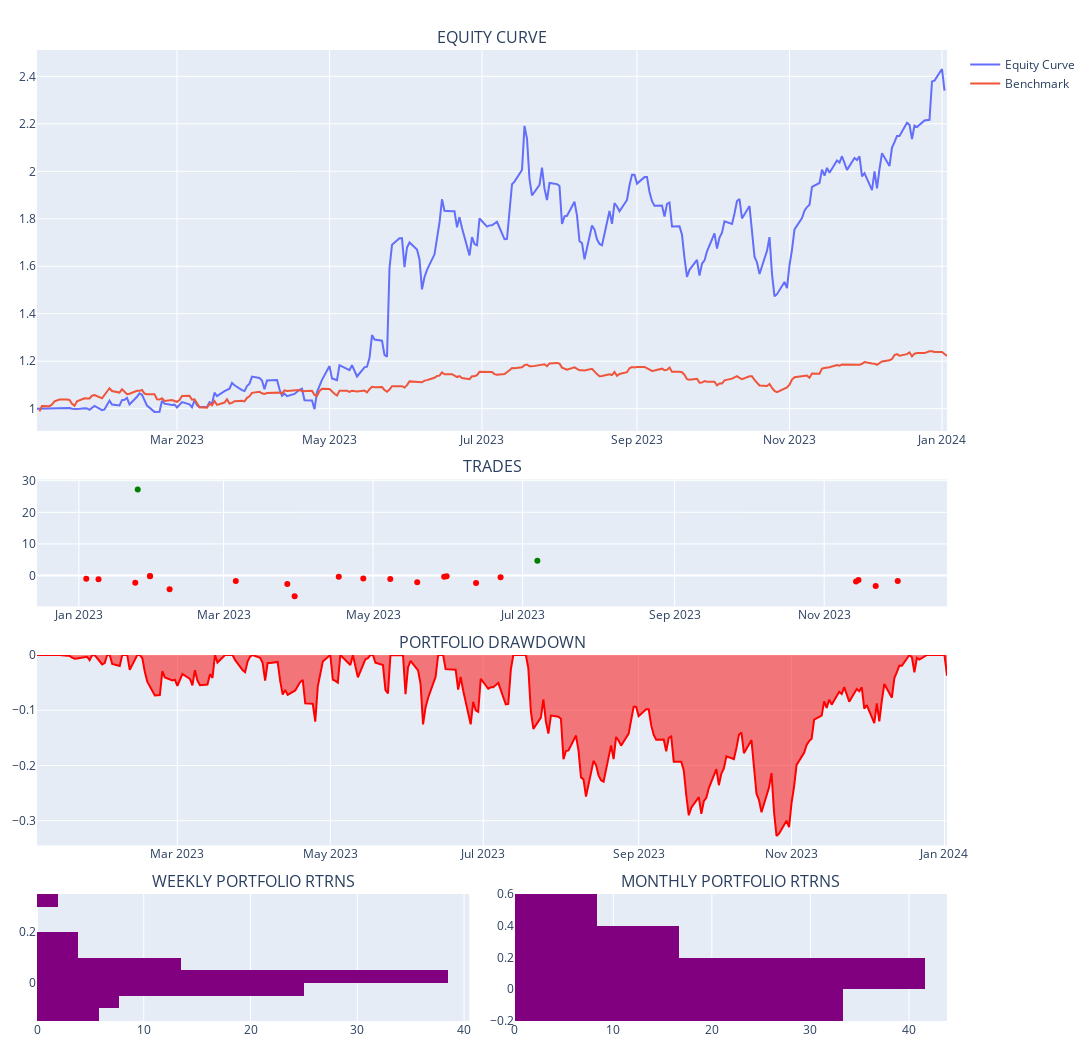

The notebook cell this image was saved under:
### Code cell
evb_backtest.portfolio.plot_portfolio()

### Figure 1 — Plotly figure (JSON) as saved in the notebook; plotly's stock layout.template omitted (floating-point values rounded to 4 significant figures; data arrays with more than 128 entries replaced by an {"elided": "..."} marker saying what was removed)
{"data": [{"name": "Equity Curve", "showlegend": true, "type": "scatter", "x": {"elided": "260 str values"}, "xaxis": "x", "y": {"elided": "260 float values"}, "yaxis": "y"}, {"name": "Benchmark", "showlegend": true, "type": "scatter", "x": {"elided": "261 str values"}, "xaxis": "x", "y": {"elided": "261 float values"}, "yaxis": "y"}, {"customdata": [1, 2, 3, 4, 1, 1, 5, 3, 3, 7, 2, 2, 2, 3, 1, 1, 3, 1, 2, 3, 2, 0, 4, 0, 3], "hovertemplate": "<b>%{text}</b><br><br>Date: %{x}<br>Size: %{customdata}<br>PnL: %{y}<br>", "marker": {"color": ["red", "red", "red", "green", "red", "red", "red", "red", "red", "red", "red", "red", "red", "red", "red", "red", "red", "red", "green", "red", "red", "green", "red", "green", "red"]}, "mode": "markers", "name": "Ticker", "showlegend": false, "text": ["BA", "SBUX", "TSM", "NVDA", "MU", "NFLX", "AAPL", "AAPL", "AMD", "MSFT", "GOOG", "SBUX", "SBUX", "AMZN", "AMD", "MU", "TSM", "AMD", "COST", "MSFT", "SBUX", "AMD", "AAPL", "BA", "BAC"], "type": "scatter", "x": ["2023-01-04T00:00:00", "2023-01-09T00:00:00", "2023-01-24T00:00:00", "2023-01-25T00:00:00", "2023-01-30T00:00:00", "2023-01-30T00:00:00", "2023-02-07T00:00:00", "2023-03-06T00:00:00", "2023-03-27T00:00:00", "2023-03-30T00:00:00", "2023-04-17T00:00:00", "2023-04-27T00:00:00", "2023-05-08T00:00:00", "2023-05-19T00:00:00", "2023-05-30T00:00:00", "2023-05-31T00:00:00", "2023-06-12T00:00:00", "2023-06-22T00:00:00", "2023-07-07T00:00:00", "2023-11-14T00:00:00", "2023-11-15T00:00:00", "2023-11-15T00:00:00", "2023-11-22T00:00:00", "2023-12-01T00:00:00", "2023-12-01T00:00:00"], "xaxis": "x2", "y": [-0.9935, -1.198, -2.272, 27.19, -0.1311, -0.2469, -4.382, -1.758, -2.697, -6.593, -0.3708, -0.9762, -1.117, -2.128, -0.4238, -0.2617, -2.396, -0.5613, 4.663, -1.926, -1.412, null, -3.335, null, -1.715], "yaxis": "y2"}, {"fill": "tozeroy", "line": {"color": "red"}, "name": "Drawdown", "showlegend": false, "type": "scatter", "x": {"elided": "260 str values"}, "xaxis": "x3", "y": {"elided": "260 float values"}, "yaxis": "y3"}, {"histnorm": "percent", "marker": {"color": "purple"}, "showlegend": false, "type": "histogram", "xaxis": "x4", "y": [null, 0.00356, -0.006348, 0.01325, 0.00578, 0.0003559, -0.004424, 0.008095, 0.006489, -0.02095, 0.04624, 0.04358, 0.033, -0.0145, -0.05866, -0.01647, 0.08302, 0.05499, -0.04033, 0.1374, 0.3086, 0.005797, -0.0679, 0.1574, -0.03963, 0.0227, -0.007778, 0.09472, -0.02986, 0.02769, -0.07087, -0.101, 0.03633, 0.08456, 0.06368, -0.04793, -0.04688, -0.1034, 0.04931, 0.07565, 0.007059, -0.13, -0.0543, 0.1841, 0.1022, 0.03091, 0.005845, -0.006855, 0.04214, 0.03494, 0.0176, 0.08943, -0.01783], "yaxis": "y4"}, {"histnorm": "percent", "marker": {"color": "purple"}, "showlegend": false, "type": "histogram", "xaxis": "x5", "y": [null, 0.02051, 0.1161, -0.01184, 0.4235, 0.1282, 0.08035, 0.02044, -0.1625, -0.09311, 0.3117, 0.2039, -0.01783], "yaxis": "y5"}], "layout": {"annotations": [{"font": {"size": 16}, "showarrow": false, "text": "EQUITY CURVE", "x": 0.5, "xanchor": "center", "xref": "paper", "y": 1.0, "yanchor": "bottom", "yref": "paper"}, {"font": {"size": 16}, "showarrow": false, "text": "TRADES", "x": 0.5, "xanchor": "center", "xref": "paper", "y": 0.5577, "yanchor": "bottom", "yref": "paper"}, {"font": {"size": 16}, "showarrow": false, "text": "PORTFOLIO DRAWDOWN", "x": 0.5, "xanchor": "center", "xref": "paper", "y": 0.3769, "yanchor": "bottom", "yref": "paper"}, {"font": {"size": 16}, "showarrow": false, "text": "WEEKLY PORTFOLIO RTRNS", "x": 0.2375, "xanchor": "center", "xref": "paper", "y": 0.1308, "yanchor": "bottom", "yref": "paper"}, {"font": {"size": 16}, "showarrow": false, "text": "MONTHLY PORTFOLIO RTRNS", "x": 0.7625, "xanchor": "center", "xref": "paper", "y": 0.1308, "yanchor": "bottom", "yref": "paper"}], "height": 1050, "hovermode": "x unified", "margin": {"b": 20, "l": 15, "r": 15, "t": 50}, "paper_bgcolor": "WHITE", "width": 1200, "xaxis": {"anchor": "y", "domain": [0, 1]}, "xaxis2": {"anchor": "y2", "domain": [0, 1]}, "xaxis3": {"anchor": "y3", "domain": [0, 1]}, "xaxis4": {"anchor": "y4", "domain": [0, 0.475]}, "xaxis5": {"anchor": "y5", "domain": [0.525, 1]}, "yaxis": {"anchor": "x", "domain": [0.6077, 1.0]}, "yaxis2": {"anchor": "x2", "domain": [0.4269, 0.5577]}, "yaxis3": {"anchor": "x3", "domain": [0.1808, 0.3769]}, "yaxis4": {"anchor": "x4", "domain": [0, 0.1308]}, "yaxis5": {"anchor": "x5", "domain": [0, 0.1308]}}}
